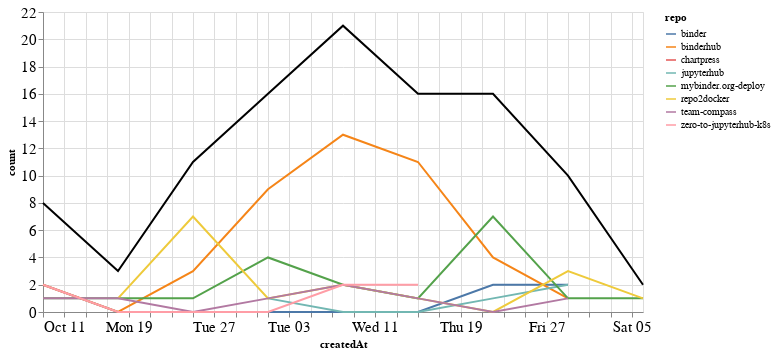

Notebook code cell kept with this figure:
### Markdown cell above
### Comments

### Code cell
comments_time = comments.groupby('repo').resample('W', on='createdAt').count()['author'].reset_index()
comments_time = comments_time.rename(columns={'author': 'count'})
comments_time_total = comments_time.groupby('createdAt').agg({"count": "sum"}).reset_index()
ch1 = alt.Chart(comments_time, width=600).mark_line().encode(
    x='createdAt',
    y='count',
    color='repo',
    tooltip="repo"
)

ch2 = alt.Chart(comments_time_total, width=600).mark_line(color="black").encode(
    x='createdAt',
    y='count',
)

ch1 + ch2

### Figure 1 — Vega-Lite specification as saved in the notebook (floating-point values rounded to 4 significant figures)
{"config": {"axisLeft": {"labelFontSize": 15}, "axisBottom": {"labelFontSize": 15}}, "layer": [{"data": {"name": "data-7b963b90e3af0d50db1022de23451613"}, "mark": "line", "encoding": {"color": {"type": "nominal", "field": "repo"}, "tooltip": {"type": "nominal", "field": "repo"}, "x": {"type": "temporal", "field": "createdAt"}, "y": {"type": "quantitative", "field": "count"}}, "width": 600}, {"data": {"name": "data-5e55849d7d1a1d449add40aa1781cd57"}, "mark": {"type": "line", "color": "black"}, "encoding": {"x": {"type": "temporal", "field": "createdAt"}, "y": {"type": "quantitative", "field": "count"}}, "width": 600}], "$schema": "https://vega.github.io/schema/vega-lite/v4.8.1.json", "datasets": {"data-7b963b90e3af0d50db1022de23451613": [{"repo": "binder", "createdAt": "2020-10-11T00:00:00", "count": 2}, {"repo": "binder", "createdAt": "2020-10-18T00:00:00", "count": 0}, {"repo": "binder", "createdAt": "2020-10-25T00:00:00", "count": 0}, {"repo": "binder", "createdAt": "2020-11-01T00:00:00", "count": 0}, {"repo": "binder", "createdAt": "2020-11-08T00:00:00", "count": 0}, {"repo": "binder", "createdAt": "2020-11-15T00:00:00", "count": 0}, {"repo": "binder", "createdAt": "2020-11-22T00:00:00", "count": 2}, {"repo": "binder", "createdAt": "2020-11-29T00:00:00", "count": 2}, {"repo": "binderhub", "createdAt": "2020-10-11T00:00:00", "count": 2}, {"repo": "binderhub", "createdAt": "2020-10-18T00:00:00", "count": 0}, {"repo": "binderhub", "createdAt": "2020-10-25T00:00:00", "count": 3}, {"repo": "binderhub", "createdAt": "2020-11-01T00:00:00", "count": 9}, {"repo": "binderhub", "createdAt": "2020-11-08T00:00:00", "count": 13}, {"repo": "binderhub", "createdAt": "2020-11-15T00:00:00", "count": 11}, {"repo": "binderhub", "createdAt": "2020-11-22T00:00:00", "count": 4}, {"repo": "binderhub", "createdAt": "2020-11-29T00:00:00", "count": 1}, {"repo": "chartpress", "createdAt": "2020-11-22T00:00:00", "count": 2}, {"repo": "jupyterhub", "createdAt": "2020-11-01T00:00:00", "count": 1}, {"repo": "jupyterhub", "createdAt": "2020-11-08T00:00:00", "count": 0}, {"repo": "jupyterhub", "createdAt": "2020-11-15T00:00:00", "count": 0}, {"repo": "jupyterhub", "createdAt": "2020-11-22T00:00:00", "count": 1}, {"repo": "jupyterhub", "createdAt": "2020-11-29T00:00:00", "count": 2}, {"repo": "mybinder.org-deploy", "createdAt": "2020-10-11T00:00:00", "count": 1}, {"repo": "mybinder.org-deploy", "createdAt": "2020-10-18T00:00:00", "count": 1}, {"repo": "mybinder.org-deploy", "createdAt": "2020-10-25T00:00:00", "count": 1}, {"repo": "mybinder.org-deploy", "createdAt": "2020-11-01T00:00:00", "count": 4}, {"repo": "mybinder.org-deploy", "createdAt": "2020-11-08T00:00:00", "count": 2}, {"repo": "mybinder.org-deploy", "createdAt": "2020-11-15T00:00:00", "count": 1}, {"repo": "mybinder.org-deploy", "createdAt": "2020-11-22T00:00:00", "count": 7}, {"repo": "mybinder.org-deploy", "createdAt": "2020-11-29T00:00:00", "count": 1}, {"repo": "mybinder.org-deploy", "createdAt": "2020-12-06T00:00:00", "count": 1}, {"repo": "repo2docker", "createdAt": "2020-10-18T00:00:00", "count": 1}, {"repo": "repo2docker", "createdAt": "2020-10-25T00:00:00", "count": 7}, {"repo": "repo2docker", "createdAt": "2020-11-01T00:00:00", "count": 1}, {"repo": "repo2docker", "createdAt": "2020-11-08T00:00:00", "count": 2}, {"repo": "repo2docker", "createdAt": "2020-11-15T00:00:00", "count": 1}, {"repo": "repo2docker", "createdAt": "2020-11-22T00:00:00", "count": 0}, {"repo": "repo2docker", "createdAt": "2020-11-29T00:00:00", "count": 3}, {"repo": "repo2docker", "createdAt": "2020-12-06T00:00:00", "count": 1}, {"repo": "team-compass", "createdAt": "2020-10-11T00:00:00", "count": 1}, {"repo": "team-compass", "createdAt": "2020-10-18T00:00:00", "count": 1}, {"repo": "team-compass", "createdAt": "2020-10-25T00:00:00", "count": 0}, {"repo": "team-compass", "createdAt": "2020-11-01T00:00:00", "count": 1}, {"repo": "team-compass", "createdAt": "2020-11-08T00:00:00", "count": 2}, {"repo": "team-compass", "createdAt": "2020-11-15T00:00:00", "count": 1}, {"repo": "team-compass", "createdAt": "2020-11-22T00:00:00", "count": 0}, {"repo": "team-compass", "createdAt": "2020-11-29T00:00:00", "count": 1}, {"repo": "zero-to-jupyterhub-k8s", "createdAt": "2020-10-11T00:00:00", "count": 2}, {"repo": "zero-to-jupyterhub-k8s", "createdAt": "2020-10-18T00:00:00", "count": 0}, {"repo": "zero-to-jupyterhub-k8s", "createdAt": "2020-10-25T00:00:00", "count": 0}, {"repo": "zero-to-jupyterhub-k8s", "createdAt": "2020-11-01T00:00:00", "count": 0}, {"repo": "zero-to-jupyterhub-k8s", "createdAt": "2020-11-08T00:00:00", "count": 2}, {"repo": "zero-to-jupyterhub-k8s", "createdAt": "2020-11-15T00:00:00", "count": 2}], "data-5e55849d7d1a1d449add40aa1781cd57": [{"createdAt": "2020-10-11T00:00:00", "count": 8}, {"createdAt": "2020-10-18T00:00:00", "count": 3}, {"createdAt": "2020-10-25T00:00:00", "count": 11}, {"createdAt": "2020-11-01T00:00:00", "count": 16}, {"createdAt": "2020-11-08T00:00:00", "count": 21}, {"createdAt": "2020-11-15T00:00:00", "count": 16}, {"createdAt": "2020-11-22T00:00:00", "count": 16}, {"createdAt": "2020-11-29T00:00:00", "count": 10}, {"createdAt": "2020-12-06T00:00:00", "count": 2}]}}
